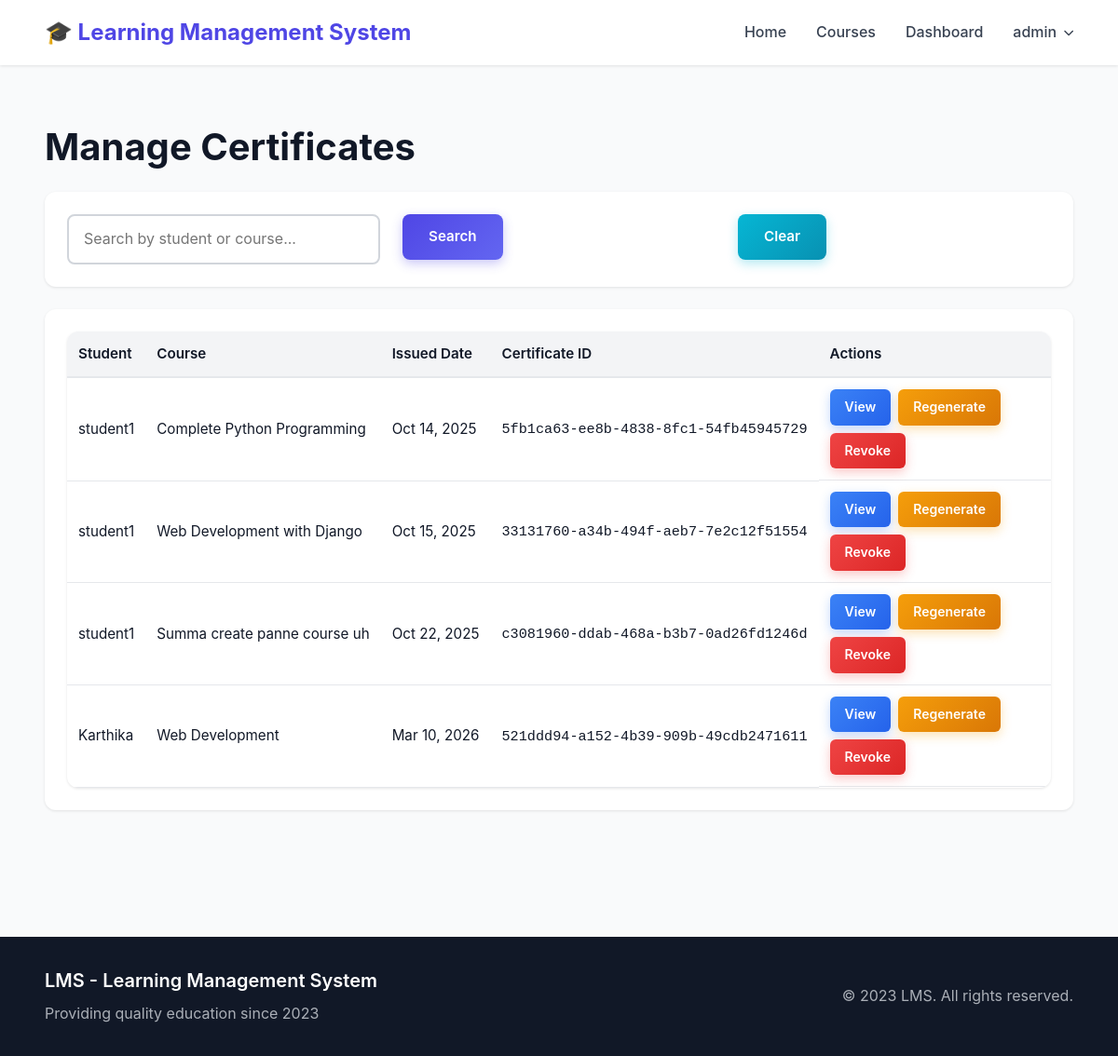
/manage/certificates/ (signed in), run on the app's committed database.
### accounts/models.py (models this page shows, shortened)
class User(AbstractUser):
    USER_TYPE_CHOICES = (
        ('student', 'Student'),
        ('instructor', 'Instructor'),
        ('admin', 'Admin'),
    )
    user_type = models.CharField(max_length=10, choices=USER_TYPE_CHOICES, default='student')
    profile_picture = models.ImageField(upload_to='profile_pictures/', null=True, blank=True)
    phone = models.CharField(max_length=20, null=True, blank=True)
    bio = models.TextField(blank=True, null=True)
    date_of_birth = models.DateField(null=True, blank=True)
    website = models.URLField(max_length=200, blank=True, null=True)
    address = models.TextField(blank=True, null=True)
    LEARNING_STYLE_CHOICES = (
        ('visual', 'Visual'),
        ('auditory', 'Auditory'),
        ('reading', 'Reading/Writing'),
        ('kinesthetic', 'Kinesthetic'),
    )
    learning_style = models.CharField(max_length=20, choices=LEARNING_STYLE_CHOICES, null=True, blank=True)
    preferred_language = models.CharField(max_length=50, blank=True, null=True)
    daily_study_goal = models.PositiveIntegerField(default=30, validators=[MinValueValidator(15), MaxValueValidator(480)])  # in minutes
    @property
    def is_admin(self):
        return self.is_superuser or self.user_type == 'admin'

### certificates/models.py (models this page shows, shortened)
class Certificate(models.Model):
    enrollment = models.OneToOneField('courses.Enrollment', on_delete=models.CASCADE, related_name='certificate')
    template = models.ForeignKey(CertificateTemplate, on_delete=models.SET_NULL, null=True)
    uuid = models.UUIDField(default=uuid.uuid4, editable=False, unique=True)
    issued_date = models.DateTimeField(default=timezone.now)
    expiry_date = models.DateTimeField(null=True, blank=True)
    grade = models.DecimalField(
        max_digits=5,
        decimal_places=2,
        validators=[MinValueValidator(0), MaxValueValidator(100)],
        null=True,
        blank=True
    )
    file = models.FileField(upload_to='certificates/', null=True, blank=True)
    custom_text = models.TextField(blank=True, null=True)
    signature_image = models.ImageField(upload_to='signatures/', null=True, blank=True)
    is_revoked = models.BooleanField(default=False)
    revocation_reason = models.TextField(blank=True, null=True)

### courses/models.py (models this page shows, shortened)
class Enrollment(models.Model):
    student = models.ForeignKey(
        settings.AUTH_USER_MODEL,
        on_delete=models.CASCADE,
        related_name='enrollments'
    )
    course = models.ForeignKey(Course, on_delete=models.CASCADE, related_name='enrollments')
    enrollment_date = models.DateTimeField(auto_now_add=True)
    completed = models.BooleanField(default=False)
    completion_date = models.DateTimeField(null=True, blank=True)
    progress = models.DecimalField(max_digits=5, decimal_places=2, default=0.00)
    is_active = models.BooleanField(default=True)
    class Meta:
        unique_together = ('student', 'course')

class Course(models.Model):
    title = models.CharField(max_length=200, unique=True)
    code = models.CharField(max_length=20, unique=True, blank=True, null=True, help_text="Unique course code (e.g., CS101)")
    description = models.TextField()
    instructor = models.ForeignKey(
        settings.AUTH_USER_MODEL,
        on_delete=models.CASCADE,
        related_name='courses_taught'
    )
    thumbnail = models.ImageField(upload_to='course_thumbnails/', null=True, blank=True)
    syllabus = models.FileField(upload_to='syllabi/', null=True, blank=True)
    category = models.ForeignKey(Category, on_delete=models.SET_NULL, null=True, blank=True, related_name='courses')
    created_at = models.DateTimeField(auto_now_add=True)
    updated_at = models.DateTimeField(auto_now=True)

### accounts/certificate_review_views.py (the view)
# urls.py: path('manage/certificates/', manage_certificates, name='manage_certificates'),
@login_required
@admin_required
def manage_certificates(request):
    search = request.GET.get('search', '')
    certificates = Certificate.objects.select_related('enrollment__student', 'enrollment__course').all()
    if search:
        certificates = certificates.filter(
            Q(enrollment__student__username__icontains=search) |
            Q(enrollment__course__title__icontains=search)
        )
    return render(request, 'management/certificates.html', {'certificates': certificates, 'search': search})

### templates/management/certificates.html (shortened to what this page needs)
{% extends 'base.html' %}
{% block content %}
<div class="container py-5">
    <h1 class="mb-4">Manage Certificates</h1>
    <div class="card mb-4">
        <div class="card-body">
            <form method="get" class="row">
                <div class="col-md-8">
                    <input type="text" name="search" class="form-control" placeholder="Search by student or course..." value="{{ search }}">
                </div>
                <div class="col-md-2">
                    <button type="submit" class="btn btn-primary w-100">Search</button>
                </div>
                <div class="col-md-2">
                    <a href="{% url 'manage_certificates' %}" class="btn btn-secondary w-100">Clear</a>
                </div>
            </form>
        </div>
    </div>
    <div class="card">
        <div class="card-body">
            <table class="table">
                <thead>
                    <tr>
                        <th>Student</th>
                        <th>Course</th>
                        <th>Issued Date</th>
                        <th>Certificate ID</th>
                        <th>Actions</th>
                    </tr>
                </thead>
                <tbody>
                    {% for certificate in certificates %}
                    <tr>
                        <td>{{ certificate.enrollment.student.username }}</td>
                        <td>{{ certificate.enrollment.course.title }}</td>
                        <td>{{ certificate.issued_date|date:"M d, Y" }}</td>
                        <td><code>{{ certificate.uuid|slice:":8" }}</code></td>
                        <td>
                            <a href="{% url 'certificates:view_certificate_uuid' certificate.uuid %}" class="btn btn-sm btn-info" target="_blank">View</a>
                            <a href="{% url 'regenerate_certificate' certificate.id %}" class="btn btn-sm btn-warning">Regenerate</a>
                            <a href="{% url 'revoke_certificate' certificate.id %}" class="btn btn-sm btn-danger">Revoke</a>
                        </td>
                    </tr>
                    {% endfor %}
                </tbody>
            </table>
        </div>
    </div>
</div>
{% endblock %}

### templates/base.html (shortened to what this page needs)
<!DOCTYPE html>
<html lang="en">
<head>
    <link rel="stylesheet" href="https://cdnjs.cloudflare.com/ajax/libs/font-awesome/6.0.0/css/all.min.css">
    {% load static %}
    <link rel="stylesheet" href="{% static 'css/reset.css' %}?v=11">
    <link rel="stylesheet" href="{% static 'css/responsive.css' %}?v=17">
    <link rel="stylesheet" href="{% static 'css/style.css' %}?v=11">
    <link rel="stylesheet" href="{% static 'css/admin-fix.css' %}?v=11">
    <link rel="stylesheet" href="{% static 'css/navbar-fix.css' %}?v=11">
    <link rel="stylesheet" href="{% static 'css/instructor-students.css' %}?v=11">
    <link rel="stylesheet" href="{% static 'css/lessons.css' %}?v=2">
    <link rel="stylesheet" href="{% static 'css/quizzes.css' %}?v=2">
    <link rel="stylesheet" href="{% static 'css/dashboard.css' %}?v=2">
    <link rel="stylesheet" href="{% static 'css/student-progress.css' %}?v=2">
    <link rel="stylesheet" href="{% static 'css/admin-progress.css' %}?v=2">
    <link rel="stylesheet" href="{% static 'css/doubts.css' %}?v=2">
    <link rel="stylesheet" href="{% static 'css/assessments.css' %}?v=2">
    <link rel="stylesheet" href="{% static 'css/forms.css' %}?v=1">
</head>
<body>
    <nav class="navbar">
        <div class="container navbar-container">
            <a class="navbar-brand" href="/">🎓 Learning Management System</a>
            <div class="navbar-menu" id="navbarMenu">
                <a class="nav-link" href="{% url 'home' %}">Home</a>
                <a class="nav-link" href="{% url 'courses:course_list' %}">Courses</a>
                {% if user.is_authenticated %}
                <a class="nav-link" href="{% url 'accounts:dashboard' %}">Dashboard</a>
                <div class="dropdown" id="userDropdownContainer">
                    <span class="nav-link dropdown-toggle" onclick="toggleDropdown(event)">{{ user.username }}</span>
                </div>
                {% else %}
                <a class="nav-link" href="{% url 'accounts:login' %}">Login</a>
                <a class="btn-register" href="{% url 'accounts:register' %}">Register</a>
                {% endif %}
            </div>
        </div>
    </nav>
    <main>
        {% block content %}{% endblock %}
    </main>
    <footer>
        <div class="container">
            <div class="footer-content">
                <div class="footer-left">
                    <h5>LMS - Learning Management System</h5>
                    <p>Providing quality education since 2023</p>
                </div>
                <div class="footer-right">
                    <p>&copy; 2023 LMS. All rights reserved.</p>
                </div>
            </div>
        </div>
    </footer>
</body>
</html>

### static/css/style.css (style rules this page uses)
table td:last-child { display: flex; gap: 0.5rem; flex-wrap: wrap; }
table .btn { padding: 0.5rem 1rem; font-size: 0.875rem; }
footer { background: var(--gray-900); color: var(--gray-300); padding: 2rem 0; margin-top: 4rem; }

### static/css/admin-fix.css (style rules this page uses)
.admin-actions .btn, .admin-btn, .card-header .btn, .card-footer .btn, table .btn { width: auto !important; display: inline-flex !important; }
form .btn:not(.btn-block) { width: auto !important; }
.card { margin-bottom: 1.5rem; }
.card-body { padding: 1.5rem; }
.row { display: flex; flex-wrap: wrap; gap: 1rem; margin: 0; }
.row > [class*='col-'] { padding: 0; }
.col-md-2 { width: 16.66%; }
.table { width: 100%; margin: 0; }
.table td, .table th { vertical-align: middle; }
.mb-4 { margin-bottom: 1.5rem !important; }

### static/css/navbar-fix.css (style rules this page uses)
.navbar .dropdown { position: relative; }
.navbar .dropdown-toggle { cursor: pointer; user-select: none; display: flex; align-items: center; gap: 0.5rem; }
.navbar .dropdown-toggle::after { content: '\f078'; font-family: 'Font Awesome 6 Free'; font-weight: 900; font-size: 0.7rem; transition: transform 0.3s; }

### static/css/instructor-students.css (style rules this page uses)
.mb-4 { margin-bottom: 1.5rem; }
.container .row { display: flex; flex-wrap: wrap; gap: 1.5rem; }
.container .row > [class*='col-'] { flex: 1; min-width: 300px; }
.container .card { margin-bottom: 1.5rem; width: 100%; }
.container .table { width: 100%; margin: 0; font-size: 0.95rem; }
.container .table td, .container .table th { padding: 0.75rem; vertical-align: middle; white-space: nowrap; }

### data on the page
User: username "admin"
Certificate: enrollment.student.username "student1", enrollment.course "Complete Python Programming", issued_date "Oct 14, 2025", uuid "5fb1ca63-ee8b-4838-8fc1-54fb45945729"
Certificate: enrollment.student.username "student1", enrollment.course "Web Development with Django", issued_date "Oct 15, 2025", uuid "33131760-a34b-494f-aeb7-7e2c12f51554"
Certificate: enrollment.student.username "student1", enrollment.course "Summa create panne course uh", issued_date "Oct 22, 2025", uuid "c3081960-ddab-468a-b3b7-0ad26fd1246d"
Certificate: enrollment.student.username "Karthika", enrollment.course "Web Development", issued_date "Mar 10, 2026", uuid "521ddd94-a152-4b39-909b-49cdb2471611"
